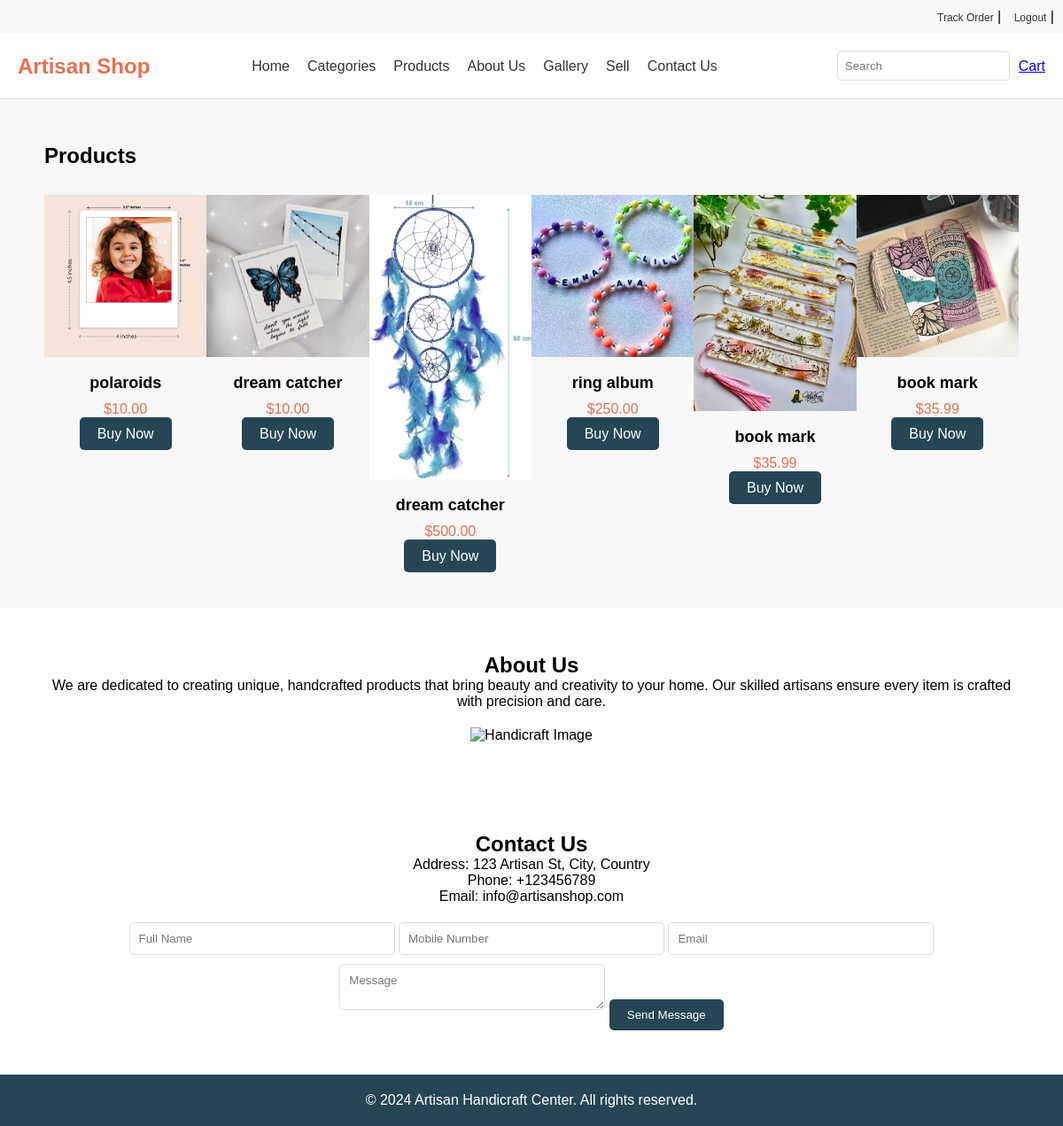
Page /backend/buyer_dashboard.php (signed in) on the committed database.
### tables this page shows
CREATE TABLE `products` (
  `product_id` int(11) NOT NULL,
  `seller_id` int(11) DEFAULT NULL,
  `product_name` varchar(255) NOT NULL,
  `price` decimal(10,2) NOT NULL,
  `description` text DEFAULT NULL,
  `image_url` varchar(255) DEFAULT NULL,
  `category_id` int(11) DEFAULT NULL,
  `created_at` timestamp NOT NULL DEFAULT current_timestamp(),
  `approved` tinyint(1) DEFAULT 0
);

### backend/buyer_dashboard.php (the view, shortened to what this page needs)
<?php
include 'db_connection.php';
$sql = "SELECT * FROM products";
$stmt = $conn->prepare($sql);
$stmt->execute();
$result = $stmt->get_result();
?>
<!DOCTYPE html>
<html lang="en">
<head>
    <link rel="stylesheet" href="../assets/css/home.css">
</head>
<body>
    <header class="top-header">
        <div class="user-actions">
            <a href="track_order.php">Track Order</a> |
            <a href="logout.php">Logout</a> |
        </div>
    </header>
    <header class="main-header">
        <div class="logo">
            <h1>Artisan Shop</h1>
        </div>
        <nav class="nav">
            <ul>
                <li><a href="home.php">Home</a></li>
                <li><a href="category.php">Categories</a></li>
                <li><a href="products.php">Products</a></li>
                <li><a href="#">About Us</a></li>
                <li><a href="#">Gallery</a></li>
                <li><a href="login.php">Sell</a></li>
                <li><a href="#">Contact Us</a></li>
            </ul>
        </nav>
        <div class="cart-search">
            <input type="text" placeholder="Search">
            <a href="#" class="cart">Cart</a>
        </div>
    </header>
    <section class="products">
        <h2>Products</h2>
        <div class="product-grid">
            <?php while ($product = $result->fetch_assoc()): ?>
                <div class="product-item">
                    <img src="<?= htmlspecialchars($product['image_url']) ?>" alt="<?= htmlspecialchars($product['product_name']) ?>">
                    <h3><?= htmlspecialchars($product['product_name']) ?></h3>
                    <p>$<?= number_format($product['price'], 2) ?></p>
                    <a href="product_detail.php?id=<?= $product['product_id'] ?>" class="btn">Buy Now</a>
                </div>
            <?php endwhile; ?>
        </div>
    </section>
    <section class="about-us">
        <h2>About Us</h2>
        <p>We are dedicated to creating unique, handcrafted products that bring beauty and creativity to your home. Our skilled artisans ensure every item is crafted with precision and care.</p>
        <img src="aboutus.jpg" alt="Handicraft Image">
    </section>
    <section class="contact-us">
        <h2>Contact Us</h2>
        <div class="contact-info">
            <p>Address: 123 Artisan St, City, Country</p>
            <p>Phone: +123456789</p>
            <p>Email: info@artisanshop.com</p>
        </div>
        <div class="contact-form">
            <input type="text" placeholder="Full Name">
            <input type="text" placeholder="Mobile Number">
            <input type="email" placeholder="Email">
            <textarea placeholder="Message"></textarea>
            <button type="submit" class="btn">Send Message</button>
        </div>
    </section>
    <footer class="footer">
        <p>© 2024 Artisan Handicraft Center. All rights reserved.</p>
    </footer>
</body>
</html>

### assets/css/home.css (style rules this page uses)
* { margin: 0; padding: 0; box-sizing: border-box; font-family: Arial, sans-serif; }
body { background-color: #f4f4f4; }
.top-header { background-color: #f8f8f8; padding: 10px; text-align: right; }
.top-header a { margin-left: 10px; color: #333; text-decoration: none; font-size: 12px; }
.main-header { background-color: #fff; padding: 20px; display: flex; justify-content: space-between; align-items: center; border-bottom: 1px solid #ddd; }
.logo h1 { color: #e76f51; font-size: 24px; }
.nav ul { list-style: none; display: flex; }
.nav ul li { margin-right: 20px; }
.nav ul li a { text-decoration: none; color: #333; font-size: 16px; }
.cart-search { display: flex; align-items: center; }
.cart-search input { padding: 8px; margin-right: 10px; border: 1px solid #ddd; border-radius: 4px; }
.products { padding: 50px; background-color: #f8f8f8; }
.product-grid { display: flex; justify-content: space-around; margin-top: 30px; }
.product-item { text-align: center; width: 200px; }
.product-item img { max-width: 100%; height: auto; margin-bottom: 15px; }
.product-item h3 { font-size: 18px; margin-bottom: 10px; }
.product-item p { color: #e76f51; font-size: 16px; margin-bottom: 10px; }
.product-item .btn { padding: 10px 20px; background-color: #264653; color: #fff; text-decoration: none; border-radius: 5px; }
.about-us { padding: 50px; text-align: center; background-color: #fff; }
.about-us img { max-width: 300px; height: auto; margin-top: 20px; }
.contact-us { padding: 50px; background-color: #fff; text-align: center; }
.contact-form { margin-top: 20px; }
.contact-form input, .contact-form textarea { padding: 10px; margin-bottom: 10px; width: 100%; max-width: 300px; border: 1px solid #ddd; border-radius: 5px; }
.contact-form .btn { padding: 10px 20px; background-color: #264653; color: #fff; border: none; border-radius: 5px; }
.footer { padding: 20px; background-color: #264653; text-align: center; color: #fff; }

### rows in the picture
products: image_url (picture), product_name "polaroids", price "10.00"
products: image_url (picture), product_name "dream catcher", price "10.00"
products: image_url+product_name (picture), product_name "dream catcher", price "500.00"
products: image_url (picture), product_name "ring album", price "250.00"
products: image_url (picture), product_name "book mark", price "35.99"
products: image_url (picture), product_name "book mark", price "35.99"
